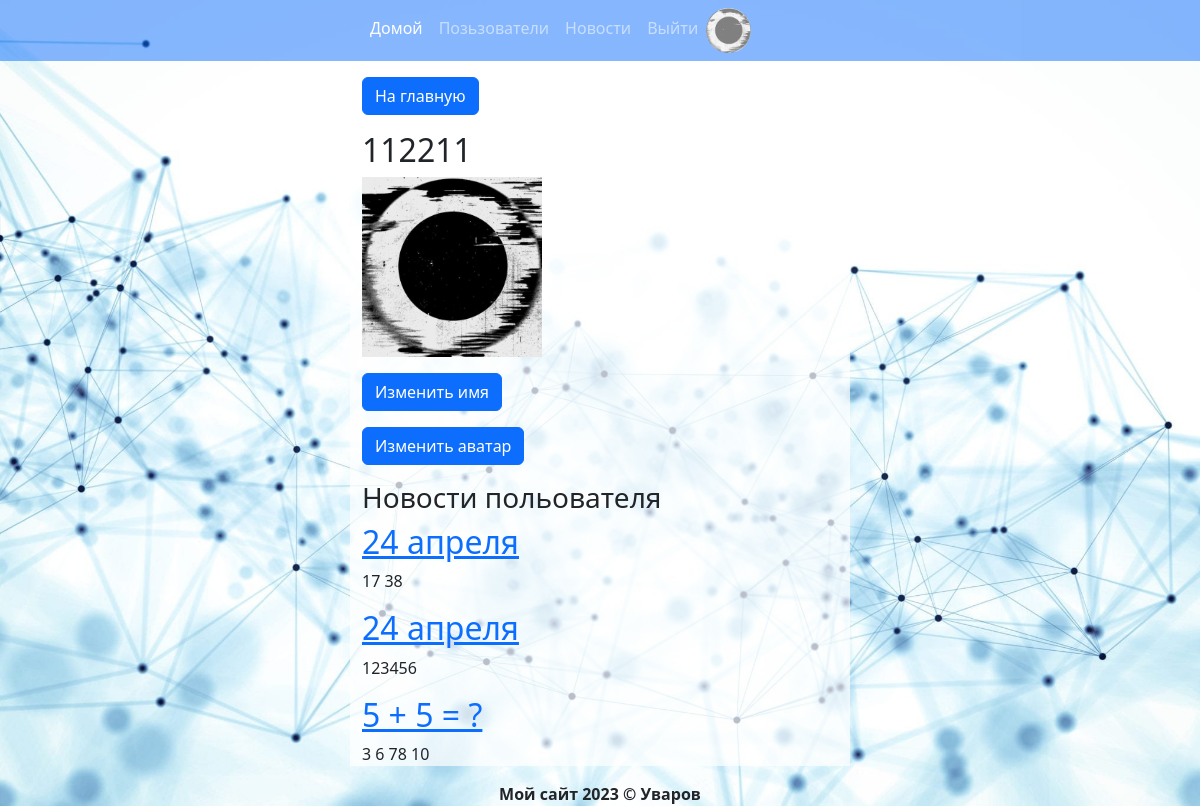
Screenshot of /profile/1 (signed in) with the database file from the repository.
### data/users.py (models this page shows, shortened)
class User(SqlAlchemyBase, UserMixin):
    __tablename__ = 'users'
    id = sqlalchemy.Column(sqlalchemy.Integer,
                           primary_key=True, autoincrement=True)
    name = sqlalchemy.Column(sqlalchemy.String, nullable=True)
    about = sqlalchemy.Column(sqlalchemy.String, nullable=True)
    email = sqlalchemy.Column(sqlalchemy.String,
                              index=True, unique=True, nullable=True)
    hashed_password = sqlalchemy.Column(sqlalchemy.String, nullable=True)
    created_date = sqlalchemy.Column(sqlalchemy.DateTime,
                                     default=datetime.datetime.now)
    avatar = sqlalchemy.Column(sqlalchemy.String, nullable=True)

### data/news.py (models this page shows)
class News(SqlAlchemyBase):
    __tablename__ = 'news'
    id = sqlalchemy.Column(sqlalchemy.Integer,
                           primary_key=True, autoincrement=True)
    title = sqlalchemy.Column(sqlalchemy.String, nullable=True)
    content = sqlalchemy.Column(sqlalchemy.String, nullable=True)
    created_date = sqlalchemy.Column(sqlalchemy.DateTime,
                                     default=datetime.datetime.now)
    is_private = sqlalchemy.Column(sqlalchemy.Boolean, default=True)
    user_id = sqlalchemy.Column(sqlalchemy.Integer,
                                sqlalchemy.ForeignKey("users.id"))
    user = orm.relationship('User')

### main.py (the view)
@app.route('/profile/<int:id>')
def profile(id):
    db_sess = db_session.create_session()
    user = db_sess.query(User).filter(User.id == id).first()
    news = db_sess.query(News).filter(News.user_id == id).all()
    return render_template('user_profile.html', user=user, news=news)

### data/db_session.py (called while the page is built)
def create_session() -> Session:
    global __factory
    return __factory()

### main.py (called while the page is built)
@login_manager.user_loader
def load_user(user_id):
    db_sess = db_session.create_session()
    return db_sess.query(User).get(user_id)

### templates/user_profile.html
{% extends "base.html" %}
{% block content %}
<a href="/" class="btn btn-primary " role="button">На главную</a>
<div class="mt-3">
    <div>
        <h2>{{ user.name }}</h2>
        <img src="/static/{{user.avatar}}" width="180" height="180" alt="" class="round"/>
        {%if current_user.is_authenticated and current_user.id == user.id%}
        <p class="mt-3">
            <a class="btn btn-primary" href="/change_name" role="button">Изменить
                имя</a>
        </p>
        <p>
            <a class="btn btn-primary" href="/avatar" role="button">Изменить
                аватар</a>
        </p>
        {% endif %}
    </div>
    <div class="mt-3">
        <h3>Новости польователя</h3>
        {% for i in news if i.title %}
        <div>
            <a href="/news/{{i.id}}">
                <h2>{{ i.title }}</h2>
            </a>
            <p>{{ i.content }}</p>
        </div>
        {% endfor %}
    </div>
</div>
{% endblock %}

### templates/base.html (shortened to what this page needs)
<html>
<head>
    <link href="https://cdn.jsdelivr.net/npm/bootstrap@5.3.0-alpha3/dist/css/bootstrap.min.css" rel="stylesheet"
>
</head>
<body>
<nav class="navbar navbar-expand-lg mb-3 bg-primary" data-bs-theme="dark">
    <div class="container" style="max-width:500px !important;">
        <div class="collapse navbar-collapse" id="navbarSupportedContent">
            <ul class="navbar-nav me-auto mb-2 mb-lg-0">
                <li class="nav-item">
                    <a class="nav-link active" aria-current="page" href="/">Домой</a>
                </li>
                <li class="nav-item">
                    <a class="nav-link" href="/users">Позьзователи</a>
                </li>
                <li class="nav-item">
                    <a class="nav-link" href="/news" role="button" aria-current="page">
                        Новости
                    </a>
                </li>
                <li class="nav-item flex">
                    {% if current_user.is_authenticated %}
                    <a class="nav-link" href="/out">Выйти</a>
                    <a href="/profile/{{current_user.id}}">
                        <img src="/static/{{current_user.avatar}}" width="45" height="45" alt="" class="icon_user"/>
                    </a>
                    {% else %}
                    <a class="nav-link" href="/login">Войти</a>
                    {% endif %}
                </li>
            </ul>
        </div>
    </div>
</nav>
<div class="container bg" style="max-width:500px !important;">
    {% block content %}{% endblock %}
</div>
<div class="container text-center fs-6" style="max-width:500px !important;">
    <b>Мой сайт 2023 © Уваров</b>
</div>
</body>
</html>

### templates/base.html (style rules this page uses)
.icon_user { display: inline-block; border-radius:50%; overflow:hidden; }
.flex { display:flex; }
body { background-image: url(/static/bg.jpg); background-size: cover; }
.navbar { opacity:0.5; transition:300ms; }
.bg { background: rgba(255, 255, 255, 0.7); min-height: 80vh; }

### rows the page displays
User: avatar (picture), name "112211"
News: title "24 апреля", content "17 38"
News: title "24 апреля", content "123456"
News: title "5 + 5 = ?", content "3 6 78 10"
